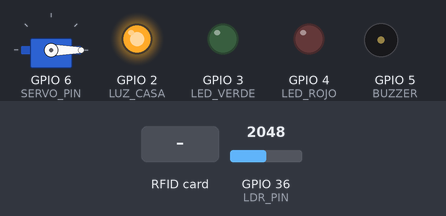
The sketch below on a simulated ESP32. Parts: servo, output pins drawn as LEDs (lit = HIGH), buzzer (waves = sounding, pin HIGH). Inputs (shaded band) come from the test bench; at power-on: GPIO 36 (LDR_PIN) = 2048. What the sketch prints to the serial monitor is not drawn.

Above: at 1.2 s.
1.3 s: RFID card 5E 7A 19 C4 held to the reader
At 1.76 s:
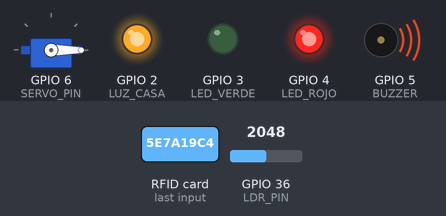
3.4 s: GPIO 36 (LDR_PIN) set to 106
4.9 s: GPIO 36 (LDR_PIN) set to 92
At 6.1 s:
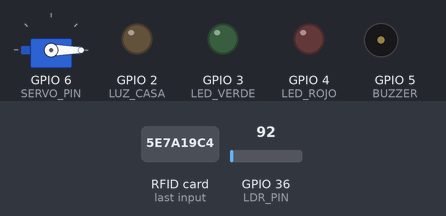
6.4 s: RFID card F3 FE FD 20 held to the reader
At 6.7 s:
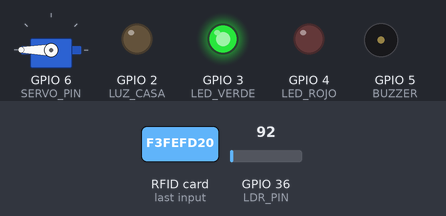
9.4 s: RFID card 5E 7A 19 C4 held to the reader
At 9.85 s:
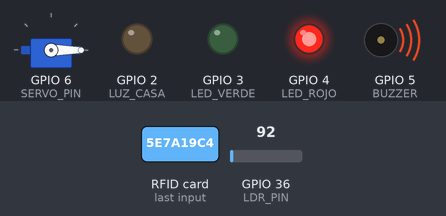
11.5 s: GPIO 36 (LDR_PIN) set to 491
At 12.0 s:
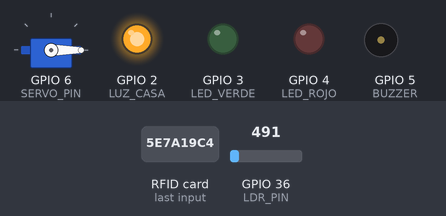
Timing chart, 0 to 14.0 s (numbered marks = the images above; inputs shaded):
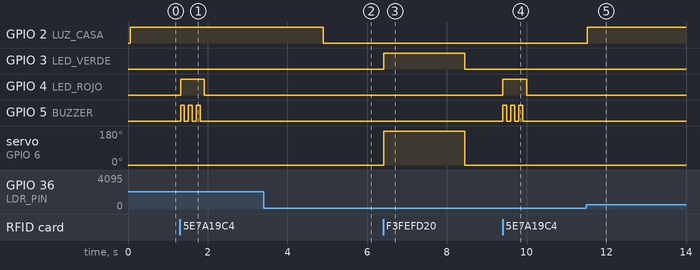

Measured:
- the behaviour switches between 101 and 100 on GPIO 36 (LDR_PIN) (found by bisection; images 1 and 2)
- after the input at 1.3 s, GPIO 4 (LED_ROJO): LOW → HIGH at once, → LOW 0.60 s later; GPIO 5 (BUZZER): alternates HIGH for 0.10 s and LOW for 0.10 s, 6 changes in all, then stays LOW, starting at once
- after the input at 3.4 s, every drawn part: stays the same
- after the input at 4.9 s, GPIO 2 (LUZ_CASA): HIGH → LOW at once
- after the input at 6.4 s, GPIO 3 (LED_VERDE): LOW → HIGH at once, → LOW 2.0 s later; servo on GPIO 6 (SERVO_PIN): 0° → 180° at once, → 0° 2.0 s later
- after the input at 9.4 s, GPIO 4 (LED_ROJO): LOW → HIGH at once, → LOW 0.60 s later; GPIO 5 (BUZZER): alternates HIGH for 0.10 s and LOW for 0.10 s, 6 changes in all, then stays LOW, starting at once
- after the input at 11.5 s, GPIO 2 (LUZ_CASA): LOW → HIGH at once

The sketch:

Arduino.ino
```cpp
#include <SPI.h>
#include <MFRC522.h>
#include <Servo.h>
#include <Ticker.h>
#include <SoftwareSerial.h>

// --- PINES ---
#define SS_PIN 10
#define RST_PIN 9
#define SERVO_PIN 6
#define LED_VERDE 3
#define LED_ROJO 4
#define BUZZER 5
#define LUZ_CASA 2
#define LDR_PIN A0

SoftwareSerial espSerial(0, 1);

MFRC522 rfid(SS_PIN, RST_PIN);
Servo puerta;

// --- VARIABLES ---
byte uidPermitido[] = {0xF3, 0xFE, 0xFD, 0x20};
int umbralLuz = 100;

int accesosPermitidos = 0;
int accesosDenegados = 0;

unsigned long ultimoEnvio = 0;
const unsigned long intervaloEnvio = 15000;

// --- PROTOTIPO ---
void cerrarPuerta();
void comunicarESP32();

Ticker temporizadorPuerta(cerrarPuerta, 2000, 1);

void setup() {
  Serial.begin(9600);    // Debug PC
  espSerial.begin(9600);   // Comunicación ESP32

  SPI.begin();
  rfid.PCD_Init();

  pinMode(LED_VERDE, OUTPUT);
  pinMode(LED_ROJO, OUTPUT);
  pinMode(BUZZER, OUTPUT);
  pinMode(LUZ_CASA, OUTPUT);

  puerta.attach(SERVO_PIN);
  puerta.write(0);

  Serial.println("Sistema iniciado");
}

void loop() {
  temporizadorPuerta.update();

  // --- LDR ---
  int luzActual = analogRead(LDR_PIN);
  bool esDeNoche = (luzActual > umbralLuz);
  digitalWrite(LUZ_CASA, esDeNoche ? HIGH : LOW);

  // --- RFID ---
  if (rfid.PICC_IsNewCardPresent() && rfid.PICC_ReadCardSerial()) {
    if (tarjetaAutorizada()) {
      accesoPermitido();
    } else {
      accesoDenegado();
    }
    rfid.PICC_HaltA();
    rfid.PCD_StopCrypto1();
  }

  // --- ENVÍO A ESP32 ---
  if (millis() - ultimoEnvio >= intervaloEnvio) {
    comunicarESP32(luzActual, esDeNoche);
    ultimoEnvio = millis();
  }
}

// ---------------- FUNCIONES ----------------

void cerrarPuerta() {
  puerta.write(0);
  digitalWrite(LED_VERDE, LOW);
}

bool tarjetaAutorizada() {
  for (byte i = 0; i < 4; i++) {
    if (rfid.uid.uidByte[i] != uidPermitido[i]) return false;
  }
  return true;
}

void accesoPermitido() {
  accesosPermitidos++;
  digitalWrite(LED_VERDE, HIGH);
  digitalWrite(LED_ROJO, LOW);
  puerta.write(180);
  temporizadorPuerta.start();
}

void accesoDenegado() {
  accesosDenegados++;
  digitalWrite(LED_ROJO, HIGH);
  for (int i = 0; i < 3; i++) {
    digitalWrite(BUZZER, HIGH); delay(100);
    digitalWrite(BUZZER, LOW); delay(100);
  }
  digitalWrite(LED_ROJO, LOW);
}

void comunicarESP32(int ldr, bool noche) {
  espSerial.print(ldr);
  espSerial.print(",");
  espSerial.print(umbralLuz);
  espSerial.print(",");
  espSerial.print(noche ? 1 : 0);
  espSerial.print(",");
  espSerial.print(accesosPermitidos);
  espSerial.print(",");
  espSerial.println(accesosDenegados);

  Serial.println("Datos enviados al ESP32");
}
```
